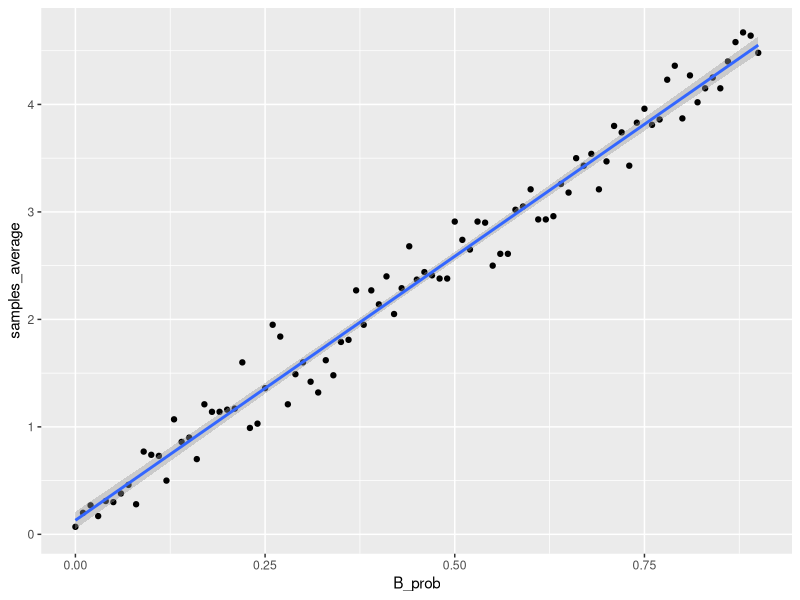
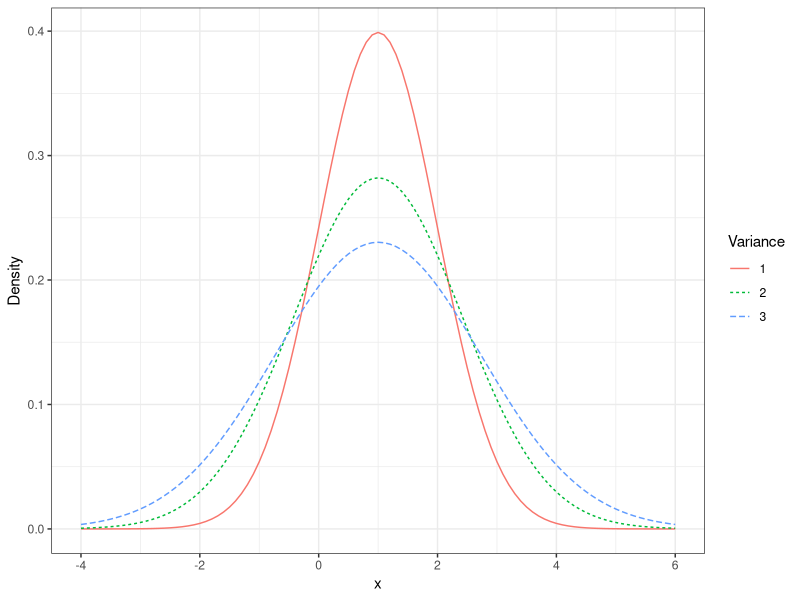
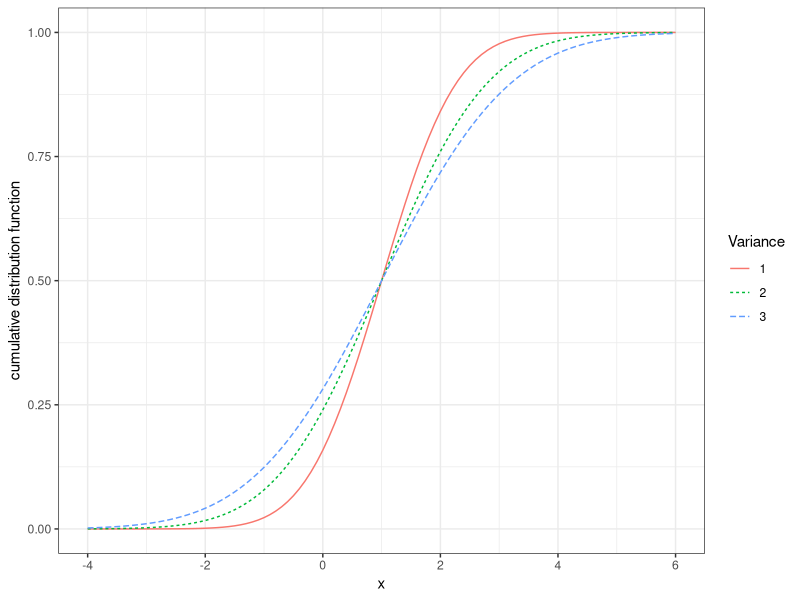
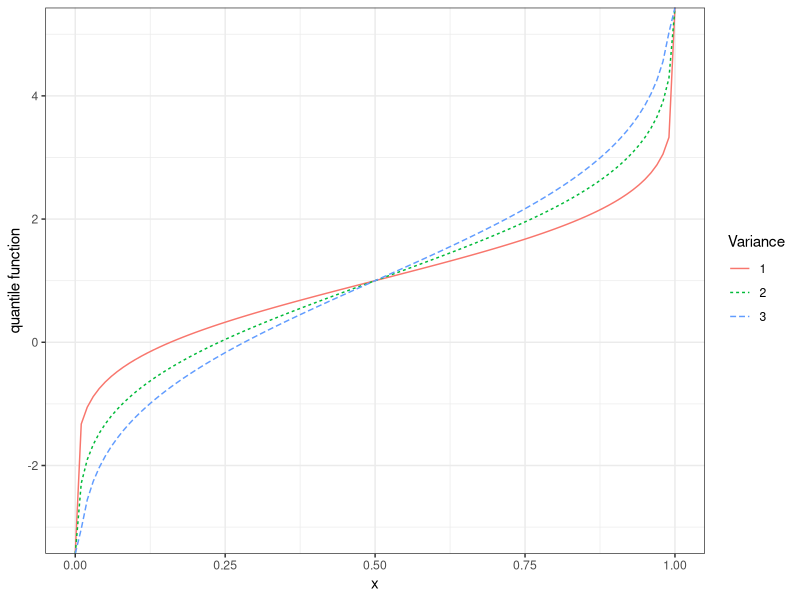
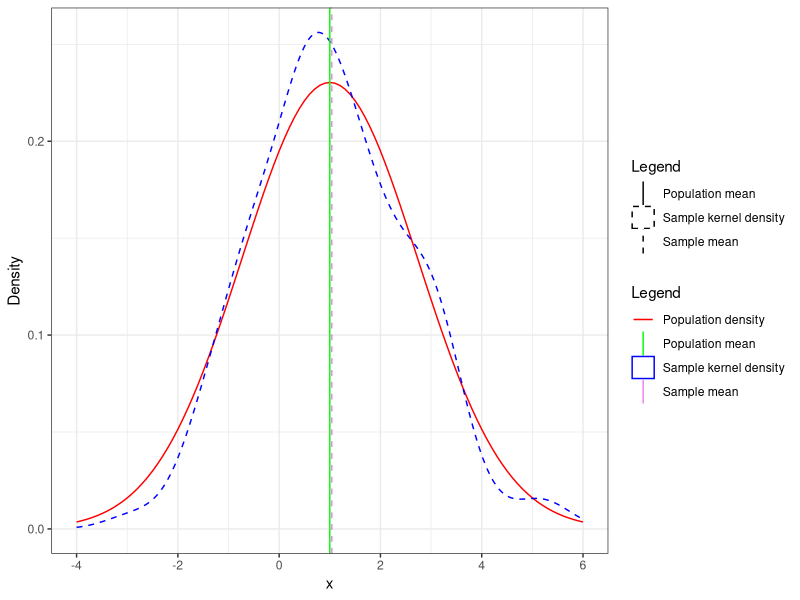
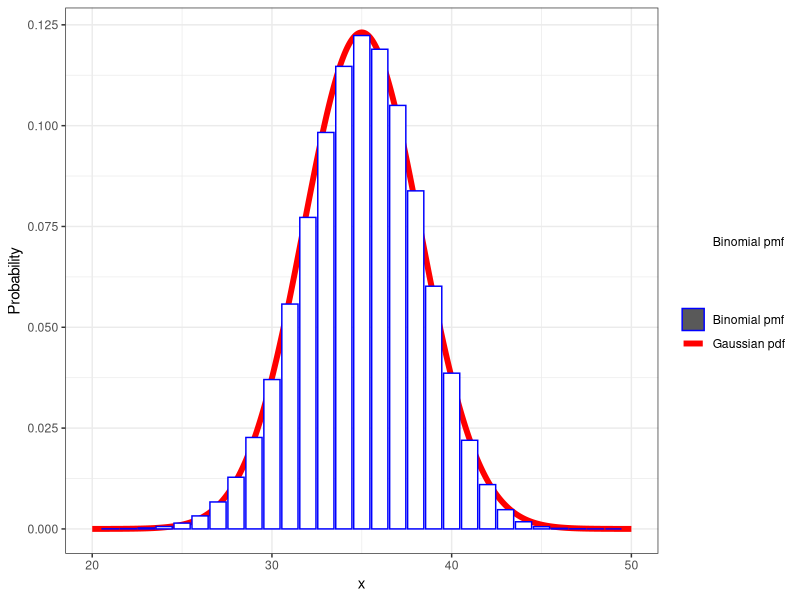

Write the R code that produced these figures, in order.
## ---- chunk 1
knitr::opts_chunk$set(echo = TRUE)
library(tidyr)
library(dplyr)
library(purrr)
library(ggplot2)
## ---- chunk 2
set.seed(0)
n<-1000
sample_X<-data.frame(U=runif(n))%>%
  mutate(X=case_when(
    (0<=U)&(U<0.25)~1,
    (0.25<=U)&(U<0.5)~5,
  (0.5<=U)&(U<=1)~0))%>%
  pull(X)
## ---- chunk 3
sample_x_015<-function (a,b,n){
  
  if (a>1||a<0||b>1||b<0||a+b>1||!is.integer(n))
    return("there is something wrong")
  else{
    sample_015<-data.frame(U = runif(n))%>%
      mutate(X=case_when(
        (0<=U)&(U<a)~1,
        (a<=U)&(U<a+b)~5,
        (a+b<=U)&(U<=1)~0))%>%
      pull(X)
    return(sample_015)
  }
}

n<-10000L
alpha<-1/2
beta<-1/10
sample_result <- sample_x_015(alpha,beta,n)
mean(sample_result)
expe <- 0.5*1+0.1*5
expe
## ---- chunk 4
vari <- var(sample_result)
vari
## ---- chunk 5
set.seed(0)
sample_list <- data.frame(B_prob =seq(0,0.9,by=0.01))%>%
  mutate(samples_average = unlist(map(B_prob,~mean(sample_x_015(0.1,.x,100L)))))%>%
  mutate(expectation=0.1+B_prob*5)
ggplot(data=sample_list, aes(x=B_prob, y=samples_average))+geom_point()+geom_smooth(method="lm")
## ---- chunk 6
# X <- seq(-4,6,length=100)
# y1 <- dnorm(X,1,1)
# y2 <- dnorm(X,1,sqrt(2))
# y3 <- dnorm(X,1,sqrt(3))
# dataSample <- data.frame(X,y1,y2,y3) 
# gaussianDF <- dataSample%>%
#   pivot_longer(starts_with("y"),names_to="Variance", values_to="Y" )
# head(gaussianDF)
# ggplot(data = gaussianDF, aes(x = X, y = Y, color=Type, linetype = Type))+ geom_line()

x<-seq(-4,6,0.1)
normal_densities_by_x<-data.frame(x=x,density=dnorm(x,mean=1,sd=sqrt(1)),var=1)%>%
  rbind(data.frame(x=x,density=dnorm(x,mean=1,sd=sqrt(2)),var=2))%>%
  rbind(data.frame(x=x,density=dnorm(x,mean=1,sd=sqrt(3)),var=3))
ggplot(normal_densities_by_x,aes(x=x,y=density, color=as.character(var), linetype = as.character(var))) + geom_line()+theme_bw()+labs(color="Variance",linetype = "Variance", x="x",y="Density")


cumulative_distribution_by_x<-data.frame(x=x,distribution=pnorm(x,mean=1,sd=sqrt(1)),var=1)%>%
  rbind(data.frame(x=x,distribution=pnorm(x,mean=1,sd=sqrt(2)),var=2))%>%
  rbind(data.frame(x=x,distribution=pnorm(x,mean=1,sd=sqrt(3)),var=3))

ggplot(cumulative_distribution_by_x,aes(x=x,y=distribution, color=as.character(var), linetype = as.character(var))) + geom_line()+theme_bw()+labs(color="Variance",linetype = "Variance", x="x",y="cumulative distribution function")



probs <- seq(0,1,0.01)
quantile_function_by_x<-data.frame(p=probs,quantile=qnorm(probs,mean=1,sd=sqrt(1)),var=1)%>%
  rbind(data.frame(p=probs,quantile=qnorm(probs,mean=1,sd=sqrt(2)),var=2))%>%
  rbind(data.frame(p=probs,quantile=qnorm(probs,mean=1,sd=sqrt(3)),var=3))

ggplot(quantile_function_by_x,aes(x=p,y=quantile, color=as.character(var), linetype = as.character(var))) + geom_line()+theme_bw()+labs(color="Variance",linetype = "Variance", x="x",y="quantile function")




set.seed(0)
standardGaussianSample <- rnorm(100)
mean1Var3GaussianSampleA <- standardGaussianSample * sqrt(3) + 1

set.seed(0)
mean1Var3GaussianSampleB <- rnorm(100, 1, sqrt(3))
all.equal(mean1Var3GaussianSampleA,mean1Var3GaussianSampleB)


colors<-c("Population density"="red", "Sample kernel density"="blue","Population mean"="green", "Sample mean"="violet")
linetypes<-c("Population density"="solid", "Sample kernel density"="dashed","Population mean"="solid", "Sample mean"="dashed")

ggplot()+labs(x="x",y="Density")+theme_bw()+geom_line(data= filter(normal_densities_by_x,var==3),aes(x,y=density,color="Population density")) +geom_density(data=data.frame(x=mean1Var3GaussianSampleA),aes(x=x,color="Sample kernel density", linetype = "Sample kernel density")) +geom_vline(aes(xintercept=1,color="Population mean", linetype = "Population mean")) + geom_vline(aes(xintercept=mean(mean1Var3GaussianSampleA),color="Sample mean", linetype="Sample mean")) + scale_color_manual(name="Legend",values=colors)+scale_linetype_manual(name="Legend",values=linetypes)
## ---- chunk 7
p<- 0.7
n<- 50

binom_df<- data.frame(x=seq(0,n))%>%
  mutate(pmf=map_dbl(.x=x,~dbinom(.x,size=n,prob=p)))
head(binom_df)

mu = n*p
sigma = sqrt(n*p*(1-p))
gaussian_df <- data.frame(x=seq(0,n, by=0.01))%>%
  mutate(pdf=map_dbl(.x=x,~dnorm(.x,mean=mu,sd=sigma)))
head(gaussian_df)

colors<- c("Gaussian pdf"="red","Binomial pmf"="blue")
fill <- c("Gaussian pdf"="white", "Binomial pmf"="white")

ggplot()+labs(x="x",y="Probability")+theme_bw()+
  geom_line(data=gaussian_df,aes(x=x,y=pdf, color="Gaussian pdf"), size=2) + geom_col(data=binom_df, aes(x=x,y=pmf, color="Binomial pmf", fill="Binomial pmf")) + scale_color_manual(name="",values=colors)+scale_fill_manual(name="",values=fill)+xlim(20,50)
## ---- chunk 8
my_cdf_exp <- function (x,lambda) {
  if (x<=0){
    return(0)
  }
  else {
    return (1-exp(-lambda*x))
  }
} 
  
lambda <- 1/2

map_dbl(.x=seq(-1,4),.f=~my_cdf_exp(x=.x,lambda=lambda))


test_inputs<-seq(-1,10,0.1)
my_cdf_output<-map_dbl(.x=test_inputs, .f=~my_cdf_exp(x=.x,lambda=lambda))
inbuilt_cdf_output<-map_dbl(.x=test_inputs, .f=~pexp(q=.x,rate=lambda))
all.equal(my_cdf_output,inbuilt_cdf_output)

my_quantile_exp <- function (p,lambda){
  return(-1/lambda*log(1-p,exp(1)))
}

p<- seq(0.01,0.99,0.01)
my_quantile_output<-map_dbl(.x=p,.f=~my_quantile_exp(.x,lambda))

inbuilt_quantile_output<- map_dbl(p,~qexp(.x,lambda))

all.equal(my_quantile_output,inbuilt_quantile_output)

## ---- chunk 9






